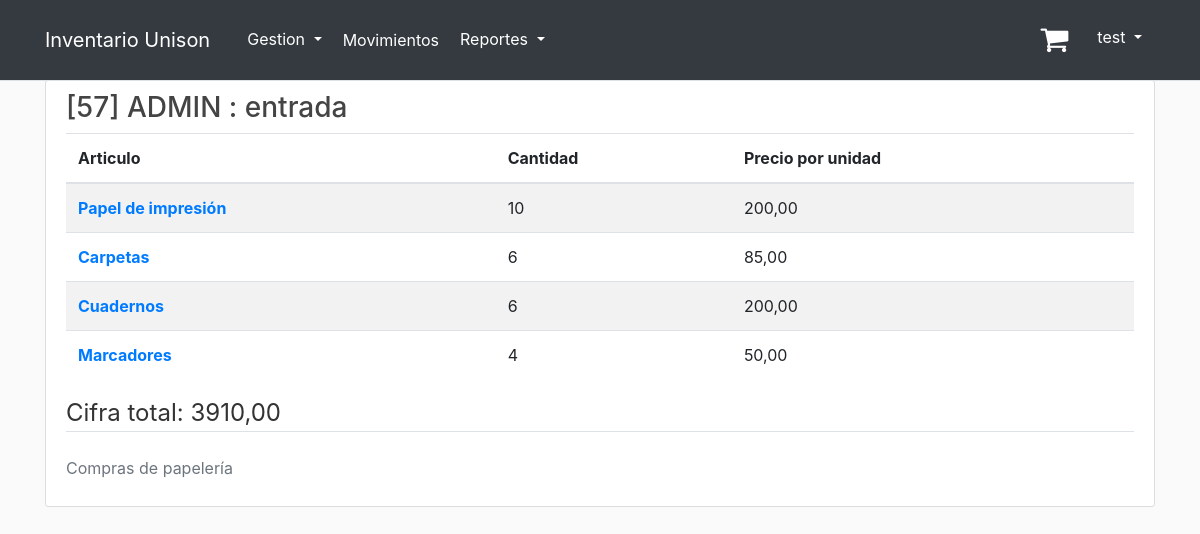
The page /movements/movement_info/57/ (signed in) on the database its author committed.
### inventory/models.py (models this page shows, shortened)
class Order(models.Model):
    item = models.ForeignKey(Item, on_delete=models.CASCADE)
    quantity = models.IntegerField(default=1)
    price = models.DecimalField(max_digits=10, decimal_places=2)
    report = models.ForeignKey(Report, on_delete=models.CASCADE)

class Report(models.Model):
    TYPE_MOVEMENT = [
        ('entrada', 'Entrada'),
        ('salida', 'Salida'),
    ]
    date = models.DateTimeField(default=timezone.now)
    movement = models.CharField(max_length=10, choices=TYPE_MOVEMENT)
    user = models.ForeignKey(User, on_delete=models.CASCADE)
    reason = models.TextField(blank=True, null=True)
    def __str__(self):
        return f"[{self.id}] {self.user.username} : {self.movement}"

class Item(models.Model):
    CATEGORY_CHOICES = [
        ('papeleria', 'Papelería'),
        ('limpieza', 'Limpieza'),
        ('plomeria', 'Plomería'),
        ('electricidad', 'Electricidad'),
    ]
    UNIT_CHOICES = [
        ('paquete', 'Paquete'),
        ('block', 'Block'),
        ('individual', 'Individual'),
        ('caja', 'Caja'),
    ]
    name = models.CharField(max_length=255)
    image = models.ImageField(default='default_item.jpg', upload_to='item_pics')
    sku = models.DecimalField(max_digits=10, decimal_places=0, unique=True)
    category = models.CharField(max_length=20, choices=CATEGORY_CHOICES)
    description = models.TextField()
    unit_type = models.CharField(max_length=20, choices=UNIT_CHOICES)
    unit_price = models.DecimalField(max_digits=10, decimal_places=2)
    stock = models.IntegerField(default=0)
    low_stock_threshold = models.IntegerField(default=10)
    unison = models.BooleanField(default=True)

### inventory/views.py (the view)
# urls.py: path('movements/movement_info/<int:movement_id>/', views.movement_info, name='movement_info'),
@staff_member_required
def movement_info(request, movement_id):
    orders = Order.objects.filter(report_id=movement_id)
    total = 0
    for order in orders:
        total += order.price * order.quantity
    return render(request, 'inventory/movement_info.html', {'title': 'Movement Info', 'orders': orders, 'total': total})

### inventory/templates/inventory/movement_info.html
{% extends "base.html" %}
{% load crispy_forms_filters %}
{% load crispy_forms_tags %}
{% block content %}
    <div class="content-section">
        <h3>{{ orders.first.report }}</h3>
        <table class="table table-striped">
            <thead>
            <tr>
                <th scope="col">Articulo</th>
                <th scope="col">Cantidad</th>
                <th scope="col">Precio por unidad</th>
            </tr>
            </thead>
            <tbody>
            {% for order in orders %}
                <tr>
                    <th scope="row">
                    <a href="{% url 'display_item' order.item.id %}">{{ order.item.name }}</a>
                    </th>
                    <td> {{ order.quantity }}</td>
                    <td> {{ order.price }}</td>
                </tr>
            {% endfor %}
            </tbody>
        </table>
        <legend class="border-bottom mb-4">Cifra total: {{ total }}</legend>
        <p class="text-secondary">{{ orders.first.report.reason }}</p>
    </div>
{% endblock content %}

### templates/base.html (shortened to what this page needs)
{% load static %}
{% load i18n %}
{% language 'es' %}
<!DOCTYPE html>
<html lang="es">
<head>
    <link rel="stylesheet" href="https://cdnjs.cloudflare.com/ajax/libs/font-awesome/4.7.0/css/font-awesome.min.css">
    <link rel="stylesheet" href="https://cdn.jsdelivr.net/npm/bootstrap@4.3.1/dist/css/bootstrap.min.css"
>
    <link rel="stylesheet" type="text/css" href="{% static 'inventory/main.css' %}">
</head>
<body>
<header class="site-header">
    <nav class="navbar navbar-expand-md navbar-dark bg-dark fixed-top border-bottom">
        <div class="container">
            <a class="navbar-brand mr-4" href="/">Inventario Unison</a>
            <div class="collapse navbar-collapse" id="navbarToggle">
                <div class="navbar-nav mr-auto">
                    {% if user.is_staff %}
                        <li class="nav-item dropdown">
                            <button class="btn btn-dark dropdown-toggle" data-bs-toggle="dropdown"
                                    aria-expanded="false">
                                Gestion
                            </button>
                        </li>
                        <a class="nav-item nav-link" href="{% url 'movements' %}" style="color: white;">Movimientos</a>
                        <li class="nav-item dropdown">
                            <button class="btn btn-dark dropdown-toggle" data-bs-toggle="dropdown"
                                    aria-expanded="false">
                                Reportes
                            </button>
                        </li>
                    {% endif %}
                </div>
                <div class="navbar-nav">
                    {% if user.is_authenticated %}
                        <div class="d-flex m-3 me-0">
                            <a href="{% url 'shopping_cart' %}" class="position-relative me-4 my-auto">
                                <i class="fa fa-shopping-cart" aria-hidden="true"
                                   style="font-size:30px; color: white;"></i>
                            </a>
                        </div>
                        <div class="dropdown">
                            <button class="btn btn-dark dropdown-toggle" type="button" id="dropdownMenuButton"
                                    data-toggle="dropdown" aria-haspopup="true" aria-expanded="false"
                                    style="position: relative; top: 10px;">
                                {{ user.username }}
                            </button>
                        </div>
                    {% else %}
                        <a class="nav-item nav-link" href="{% url 'login' %}">Iniciar Sesion</a>
                    {% endif %}
                </div>
            </div>
        </div>
    </nav>
</header>
<main role="main" class="container">
    {% block content %}{% endblock %}
</main>
</body>
</html>
{% endlanguage %}

### inventory/static/inventory/main.css (style rules this page uses)
body { background: #fafafa; color: #333333; margin-top: 5rem; }
h1, h2, h3, h4, h5, h6 { color: #444444; }
.site-header .navbar-nav .nav-link { color: #cbd5db; }
.content-section { background: #ffffff; padding: 10px 20px; border: 1px solid #dddddd; border-radius: 3px; margin-bottom: 20px; }

### rows shown on the page
Order: first.report "[57] ADMIN : entrada", item.name "Papel de impresión", quantity "10", price "200,00", first.report.reason "Compras de papelería"
Order: item.name "Carpetas", quantity "6", price "85,00"
Order: item.name "Cuadernos", quantity "6", price "200,00"
Order: item.name "Marcadores", quantity "4", price "50,00"

### other values the page prints
{{ user.username }} "test"
{{ total }} "3910,00"
